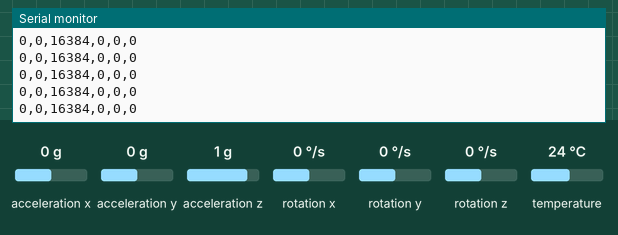
Bench run of a sketch on a simulated ESP32. Parts: the last lines printed to the serial monitor. Inputs (shaded band) come from the test bench; at power-on: acceleration x 0 g, acceleration y 0 g, acceleration z 1 g, rotation x 0 °/s, rotation y 0 °/s, rotation z 0 °/s, temperature 24 °C. WiFi joins after 1.5 s; servers stay silent unless stated.

Above: at 3.0 s.
3.1 s: acceleration x set to -1.4 g
At 3.2 s:
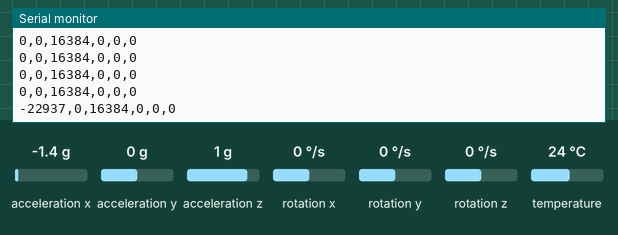
4.6 s: acceleration y set to -1.4 g
At 4.69 s:
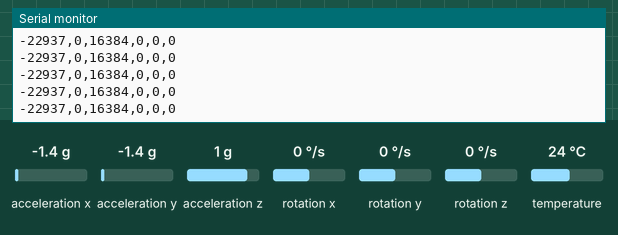
6.1 s: acceleration z set to -1.4 g
At 6.19 s:
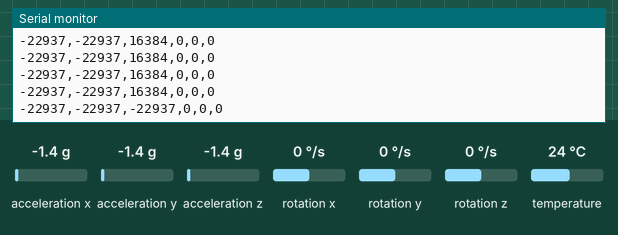
7.6 s: rotation x set to -192 °/s
At 7.68 s:
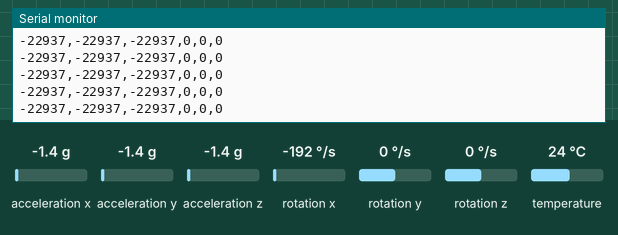
9.1 s: rotation y set to -192 °/s
At 9.18 s:
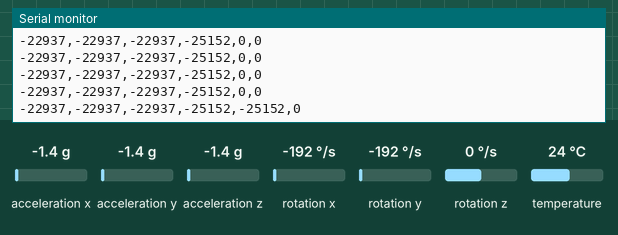

Measured:
- after the input at 3.1 s, the serial monitor: prints a new line after 0.10 s (image 1)
- after the input at 6.1 s, the serial monitor: prints a new line after 0.09 s (image 3)
- after the input at 9.1 s, the serial monitor: prints a new line after 0.08 s (image 5)

The sketch:

2.ino
```cpp
#include <Wire.h>
#include <MPU6050.h>
#include <WiFi.h>
#include <BlynkSimpleEsp32.h>

MPU6050 mpu;

// Blynk credentials
#define BLYNK_TEMPLATE_ID "TMPL3tdzsZbqN"
#define BLYNK_TEMPLATE_NAME "ieee"
#define BLYNK_AUTH_TOKEN "J0BpK_Y7m9_tfYmy4hqAfaPN03gcjr7Y"

// WiFi credentials
char auth[] = "J0BpK_Y7m9_tfYmy4hqAfaPN03gcjr7Y";    // Blynk Auth Token
char ssid[] = "Garv";     // WiFi SSID
char pass[] = "12341234"; // WiFi Password

void setup() {
  Serial.begin(115200);

  // Connect to WiFi
  WiFi.begin(ssid, pass);
  while (WiFi.status() != WL_CONNECTED) {
    delay(500);
    Serial.print(".");
  }

  // Connect to Blynk
  Blynk.begin(auth, ssid, pass);

  Wire.begin();
  mpu.initialize();

  Serial.println("MPU6050 Initialized");
}

void loop() {
  Blynk.run(); // Keep Blynk connection alive

  int16_t ax, ay, az;
  int16_t gx, gy, gz;

  // Get accelerometer and gyroscope readings
  mpu.getAcceleration(&ax, &ay, &az);
  mpu.getRotation(&gx, &gy, &gz);

  Serial.print(ax);
  Serial.print(",");
  Serial.print(ay);
  Serial.print(",");
  Serial.print(az);
  Serial.print(",");
  Serial.print(gx);
  Serial.print(",");
  Serial.print(gy);
  Serial.print(",");
  Serial.println(gz);

  // Upload data to Blynk using virtual pins
  Blynk.virtualWrite(V0, ax); // Accelerometer X
  Blynk.virtualWrite(V1, ay); // Accelerometer Y
  Blynk.virtualWrite(V2, az); // Accelerometer Z
  Blynk.virtualWrite(V3, gx); // Gyroscope X
  Blynk.virtualWrite(V4, gy); // Gyroscope Y
  Blynk.virtualWrite(V5, gz); // Gyroscope Z
  Blynk.virtualWrite(V7, 26.775495); // Gyroscope Z
  Blynk.virtualWrite(V8, 75.876831); // Gyroscope Z

  // Optional: Add temperature data if you wish to send it as well
  int16_t tempRaw = mpu.getTemperature();
  float tempC = tempRaw / 340.00 + 36.53; // Convert raw temperature to Celsius
  Blynk.virtualWrite(V6, tempC); // Temperature

  delay(100); // Adjust delay as needed
}
```
